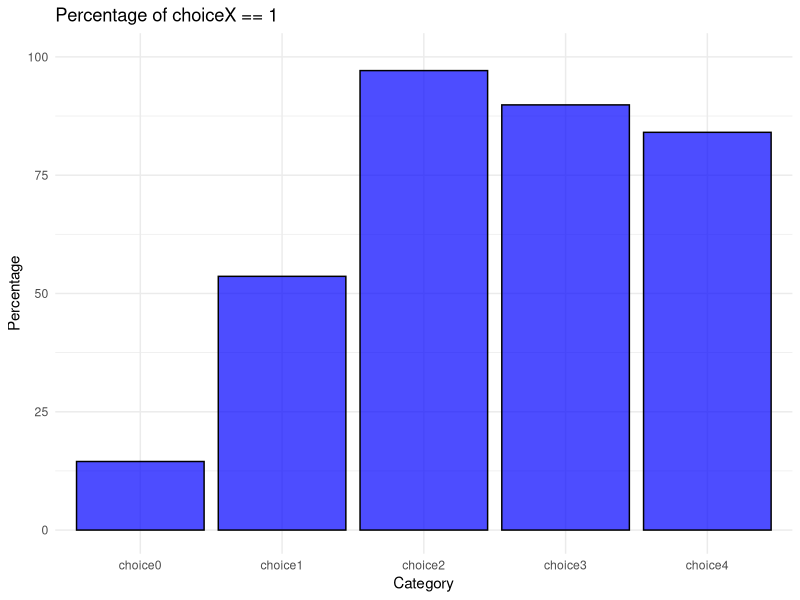
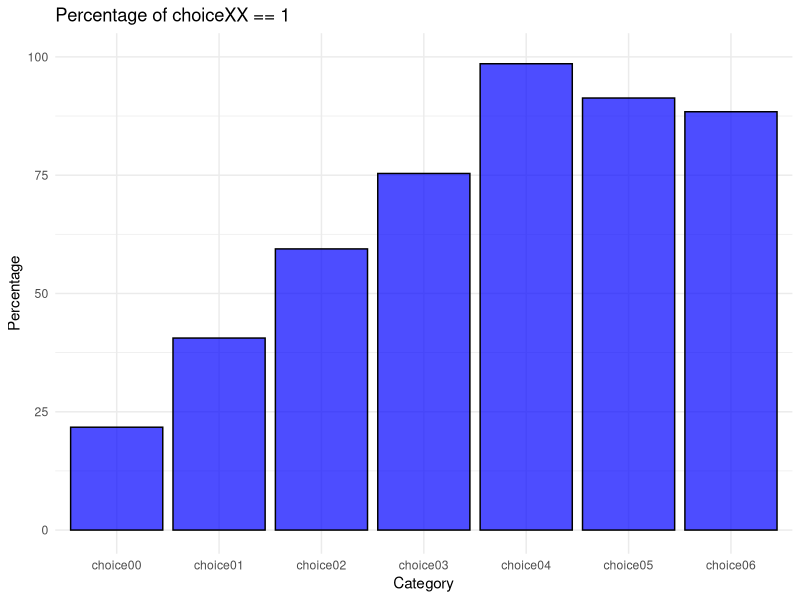
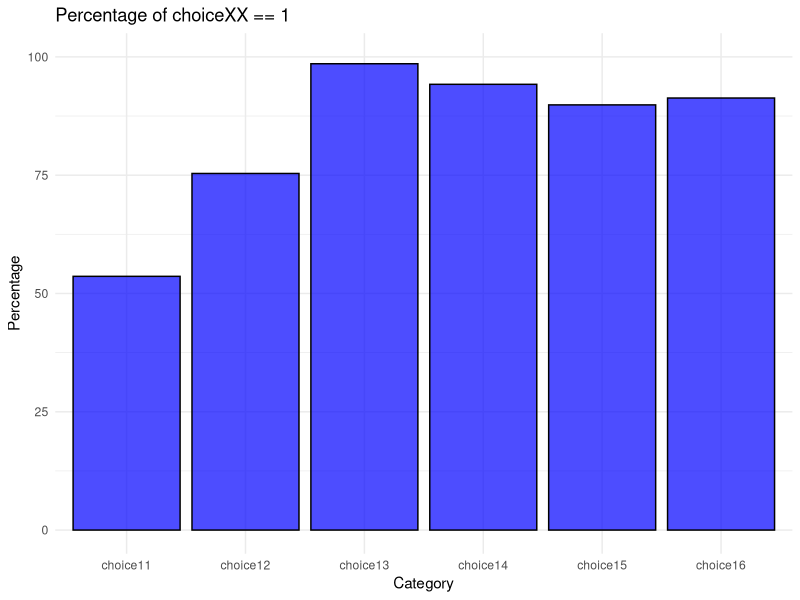
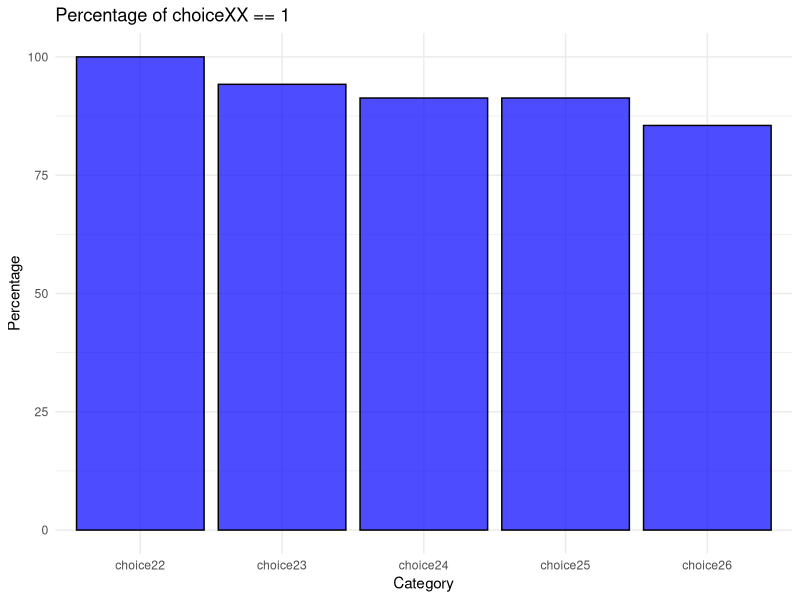
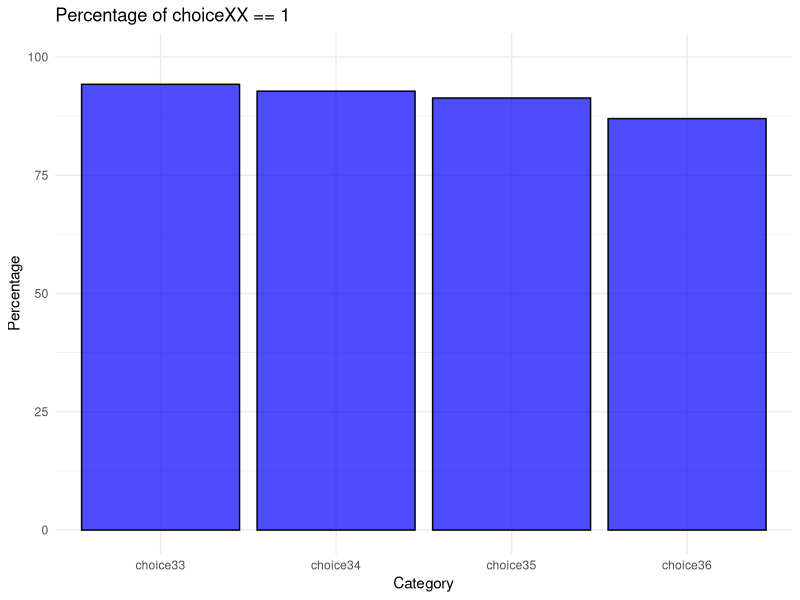
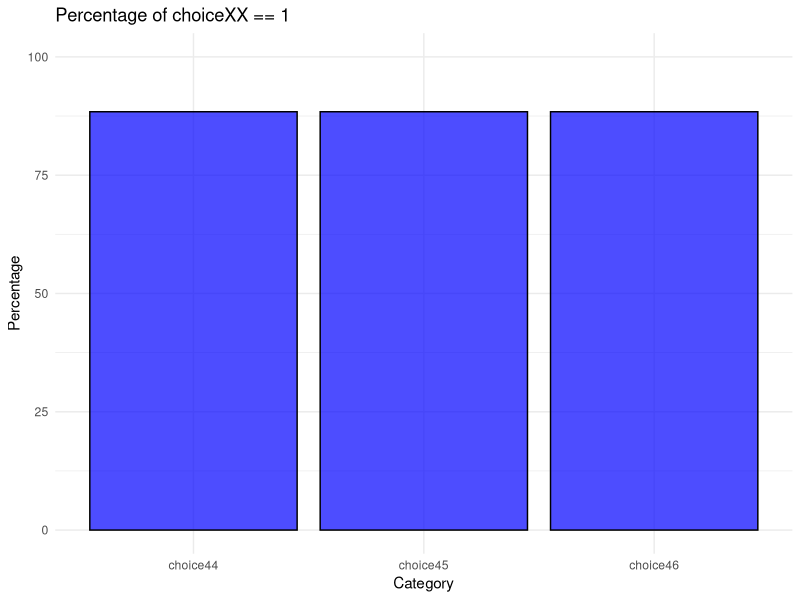
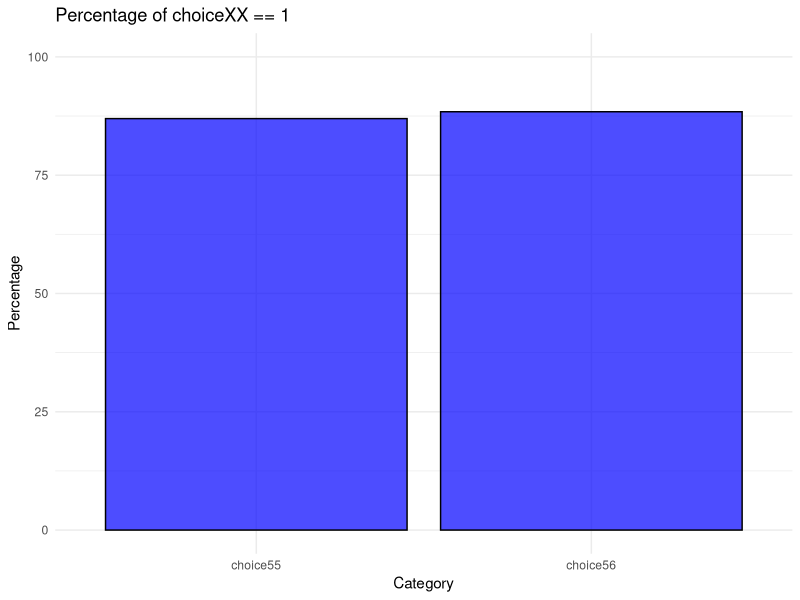
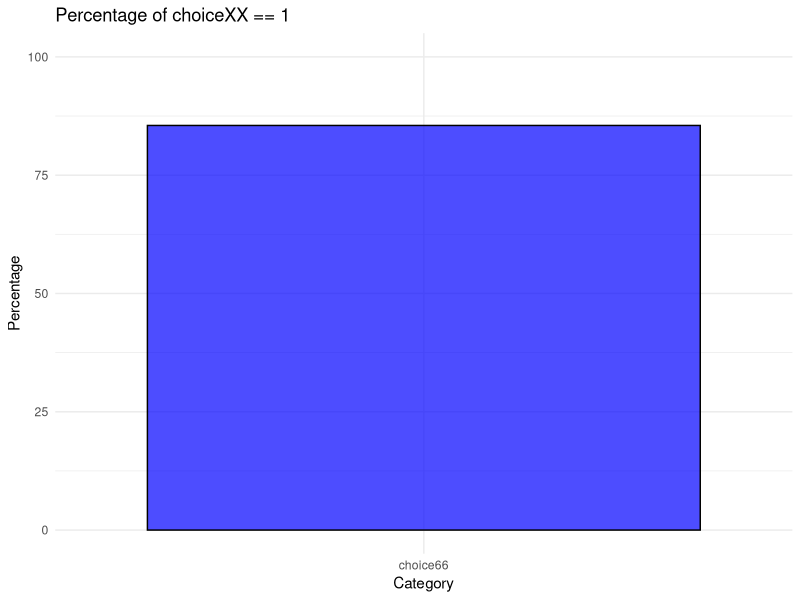

Source code (R) for these figures, in order:
setwd("C:/Users/Can/Desktop/masterthesis")

data <- read.csv("data/full_data.csv")

prosocial_data <- subset(data, participant.svo_category == "Prosocial")

data <- prosocial_data

# show average acceptance rate by offer amount

library(ggplot2)
library(gridExtra)


# choice0 to choice4

# Creating a new data frame with the percentage of occurrences for each choice variable
percentage_data_0_6 <- data.frame(
  category = paste0("choice",0:4),
  percentage = colMeans(data[, paste0("choice",0:4)] == 1, na.rm = TRUE) * 100
)

# Creating the bar chart
ggplot(percentage_data_0_6, aes(x = category, y = percentage)) +
  geom_bar(stat = "identity", fill = "blue", color = "black", alpha = 0.7) +
  labs(title = "Percentage of choiceX == 1", x = "Category", y = "Percentage") +
  ylim(0, 100) +  
  theme_minimal()  

# choice00 to choice06

# Creating a new data frame with the percentage of occurrences for each choice variable
percentage_data_00_06 <- data.frame(
  category = paste0("choice0",0:6),
  percentage = colMeans(data[, paste0("choice0",0:6)] == 1, na.rm = TRUE) * 100
)

# Creating the bar chart
ggplot(percentage_data_00_06, aes(x = category, y = percentage)) +
  geom_bar(stat = "identity", fill = "blue", color = "black", alpha = 0.7) +
  labs(title = "Percentage of choiceXX == 1", x = "Category", y = "Percentage") +
  ylim(0, 100) +  
  theme_minimal()  

# choice11 to choice16

# Creating a new data frame with the percentage of occurrences for each choice variable
percentage_data_11_16 <- data.frame(
  category = paste0("choice1",1:6),
  percentage = colMeans(data[, paste0("choice1",1:6)] == 1, na.rm = TRUE) * 100
)

# Creating the bar chart
ggplot(percentage_data_11_16, aes(x = category, y = percentage)) +
  geom_bar(stat = "identity", fill = "blue", color = "black", alpha = 0.7) +
  labs(title = "Percentage of choiceXX == 1", x = "Category", y = "Percentage") +
  ylim(0, 100) +  
  theme_minimal()  

# choice22 to choice26

# Creating a new data frame with the percentage of occurrences for each choice variable
percentage_data_22_26 <- data.frame(
  category = paste0("choice2",2:6),
  percentage = colMeans(data[, paste0("choice2",2:6)] == 1, na.rm = TRUE) * 100
)

# Creating the bar chart
ggplot(percentage_data_22_26, aes(x = category, y = percentage)) +
  geom_bar(stat = "identity", fill = "blue", color = "black", alpha = 0.7) +
  labs(title = "Percentage of choiceXX == 1", x = "Category", y = "Percentage") +
  ylim(0, 100) +  
  theme_minimal()  

# choice33 to choice36

# Creating a new data frame with the percentage of occurrences for each choice variable
percentage_data_33_36 <- data.frame(
  category = paste0("choice3",3:6),
  percentage = colMeans(data[, paste0("choice3",3:6)] == 1, na.rm = TRUE) * 100
)

# Creating the bar chart
ggplot(percentage_data_33_36, aes(x = category, y = percentage)) +
  geom_bar(stat = "identity", fill = "blue", color = "black", alpha = 0.7) +
  labs(title = "Percentage of choiceXX == 1", x = "Category", y = "Percentage") +
  ylim(0, 100) +  
  theme_minimal()  

# choice44 to choice46

# Creating a new data frame with the percentage of occurrences for each choice variable
percentage_data_44_46 <- data.frame(
  category = paste0("choice4",4:6),
  percentage = colMeans(data[, paste0("choice4",4:6)] == 1, na.rm = TRUE) * 100
)

# Creating the bar chart
ggplot(percentage_data_44_46, aes(x = category, y = percentage)) +
  geom_bar(stat = "identity", fill = "blue", color = "black", alpha = 0.7) +
  labs(title = "Percentage of choiceXX == 1", x = "Category", y = "Percentage") +
  ylim(0, 100) +  
  theme_minimal()  

# choice55 to choice56

# Creating a new data frame with the percentage of occurrences for each choice variable
percentage_data_55_56 <- data.frame(
  category = paste0("choice5",5:6),
  percentage = colMeans(data[, paste0("choice5",5:6)] == 1, na.rm = TRUE) * 100
)

# Creating the bar chart
ggplot(percentage_data_55_56, aes(x = category, y = percentage)) +
  geom_bar(stat = "identity", fill = "blue", color = "black", alpha = 0.7) +
  labs(title = "Percentage of choiceXX == 1", x = "Category", y = "Percentage") +
  ylim(0, 100) +  
  theme_minimal()  

# choice66

# Creating a new data frame with the percentage of occurrences for each choice variable
percentage_data_66 <- data.frame(
  category = paste0("choice6",6:6),
  percentage = mean(data[, paste0("choice6",6:6)] == 1, na.rm = TRUE) * 100
)

# Creating the bar chart
ggplot(percentage_data_66, aes(x = category, y = percentage)) +
  geom_bar(stat = "identity", fill = "blue", color = "black", alpha = 0.7) +
  labs(title = "Percentage of choiceXX == 1", x = "Category", y = "Percentage") +
  ylim(0, 100) +  
  theme_minimal()  


library(ggplot2)
library(gridExtra)

# Combine all the plots
combined_plots <- grid.arrange(
  ggplot(percentage_data_0_6, aes(x = category, y = percentage)) +
    geom_bar(stat = "identity", fill = "blue", color = "black", alpha = 0.7) +
    labs(title = "Percentage of choiceX == 1", x = "Category", y = "Percentage") +
    ylim(0, 100) +
    theme_minimal(),
  
  ggplot(percentage_data_00_06, aes(x = category, y = percentage)) +
    geom_bar(stat = "identity", fill = "blue", color = "black", alpha = 0.7) +
    labs(title = "Percentage of choiceXX == 1", x = "Category", y = "Percentage") +
    ylim(0, 100) +
    theme_minimal(),
  
  ggplot(percentage_data_11_16, aes(x = category, y = percentage)) +
    geom_bar(stat = "identity", fill = "blue", color = "black", alpha = 0.7) +
    labs(title = "Percentage of choiceXX == 1", x = "Category", y = "Percentage") +
    ylim(0, 100) +
    theme_minimal(),
  
  ggplot(percentage_data_22_26, aes(x = category, y = percentage)) +
    geom_bar(stat = "identity", fill = "blue", color = "black", alpha = 0.7) +
    labs(title = "Percentage of choiceXX == 1", x = "Category", y = "Percentage") +
    ylim(0, 100) +
    theme_minimal(),
  
  ggplot(percentage_data_33_36, aes(x = category, y = percentage)) +
    geom_bar(stat = "identity", fill = "blue", color = "black", alpha = 0.7) +
    labs(title = "Percentage of choiceXX == 1", x = "Category", y = "Percentage") +
    ylim(0, 100) +
    theme_minimal(),
  
  ggplot(percentage_data_44_46, aes(x = category, y = percentage)) +
    geom_bar(stat = "identity", fill = "blue", color = "black", alpha = 0.7) +
    labs(title = "Percentage of choiceXX == 1", x = "Category", y = "Percentage") +
    ylim(0, 100) +
    theme_minimal(),
  
  ggplot(percentage_data_55_56, aes(x = category, y = percentage)) +
    geom_bar(stat = "identity", fill = "blue", color = "black", alpha = 0.7) +
    labs(title = "Percentage of choiceXX == 1", x = "Category", y = "Percentage") +
    ylim(0, 100) +
    theme_minimal(),
  
  ggplot(percentage_data_66, aes(x = category, y = percentage)) +
    geom_bar(stat = "identity", fill = "blue", color = "black", alpha = 0.7) +
    labs(title = "Percentage of choiceXX == 1", x = "Category", y = "Percentage") +
    ylim(0, 100) +
    theme_minimal(),
  
  ncol = 2  # You can adjust the number of columns as needed
)

# Print the combined plot
print(combined_plots)


library(ggplot2)
library(stringr)

# Combine all the data into one data frame
combined_data <- rbind(
  cbind(percentage_data_0_6, choice = "choice0"),
  cbind(percentage_data_00_06, choice = "choice00"),
  cbind(percentage_data_11_16, choice = "choice11"),
  cbind(percentage_data_22_26, choice = "choice22"),
  cbind(percentage_data_33_36, choice = "choice33"),
  cbind(percentage_data_44_46, choice = "choice44"),
  cbind(percentage_data_55_56, choice = "choice55"),
  cbind(percentage_data_66, choice = "choice66")
)

# Creating the combined plot without facets
ggplot(combined_data, aes(x = category, y = percentage, fill = choice)) +
  geom_bar(stat = "identity", position = position_dodge(width = 0.8), color = "black", alpha = 0.7) +
  labs(title = "Percentage of choiceX == 1", x = "Offer", y = "Percentage Accepted") +
  ylim(0, 100) +
  theme_minimal() +
  scale_fill_manual(values = c("choice0" = "blue", "choice00" = "red", "choice11" = "green", 
                               "choice22" = "orange", "choice33" = "purple", "choice44" = "pink",
                               "choice55" = "brown", "choice66" = "cyan")) +
  theme(axis.text.x = element_text(angle = 90, vjust = 0.5, hjust = 1),
        legend.position = "none") +
  scale_x_discrete(labels = function(x) str_replace(x, "choice", ""))

# only unfair offers
unfair_offers <- c("choice0", "choice00", "choice01", "choice1", "choice02", "choice11", "choice03", "choice12")

percentage_data_unfair_offers <- data.frame(
  category = unfair_offers,
  percentage = colMeans(data[, unfair_offers] == 1, na.rm = TRUE) * 100
)

# Creating the bar chart
ggplot(percentage_data_unfair_offers, aes(x = category, y = percentage)) +
  geom_bar(stat = "identity", fill = "blue", color = "black", alpha = 0.7) +
  labs(title = "Percentage of choiceX == 1", x = "Category", y = "Percentage") +
  ylim(0, 100) +  
  theme_minimal()  